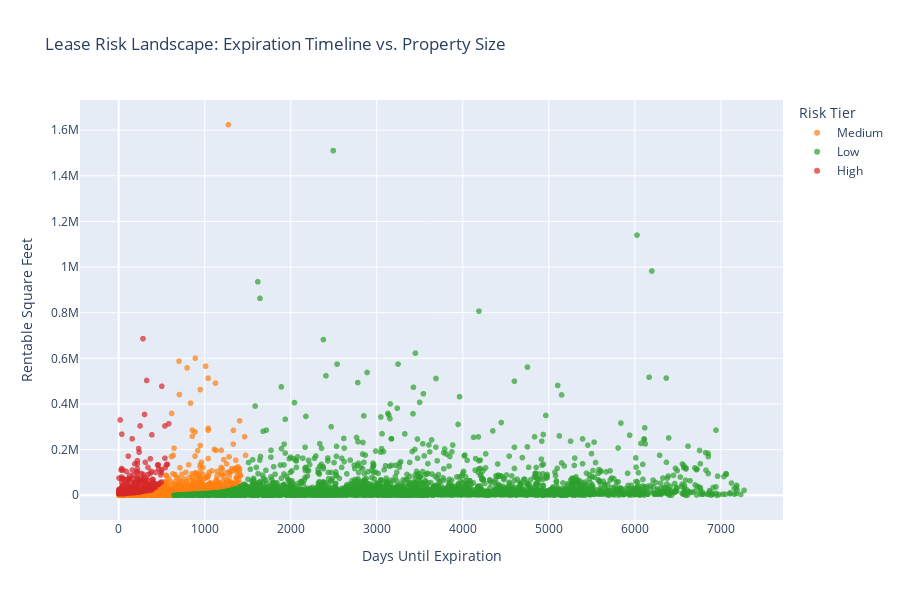

Here is the notebook cell this chart was saved with:
### Markdown cell above
### 10.2 Risk Landscape (Expiration Timeline vs. Property Size)

This scatter plot visualizes every leased property in two dimensions: how soon it expires (x-axis) and how large it is (y-axis)

### Code cell
# Scatter plot: Days Until Expiration vs. Building Size, colored by risk tier
scatter_data = master_df[
    master_df['Lease_Risk_Tier'].notna() &
    master_df['Days_Until_Expiration'].notna() &
    (master_df['Days_Until_Expiration'] > 0)
].copy()

fig_scatter = px.scatter(
    scatter_data,
    x='Days_Until_Expiration',
    y='Building Rentable Square Feet',
    color='Lease_Risk_Tier',
    color_discrete_map={'High': '#d62728', 'Medium': '#ff7f0e', 'Low': '#2ca02c'},
    hover_data=['Real Property Asset Name', 'State', 'GSA Region', 'Lease_Risk_Score'],
    title='Lease Risk Landscape: Expiration Timeline vs. Property Size',
    labels={
        'Days_Until_Expiration': 'Days Until Expiration',
        'Building Rentable Square Feet': 'Rentable Square Feet',
        'Lease_Risk_Tier': 'Risk Tier'
    },
    height=600,
    opacity=0.7
)
fig_scatter.update_layout(
    xaxis_title='Days Until Expiration',
    yaxis_title='Rentable Square Feet'
)
fig_scatter.show()

### Figure 1 — Plotly figure (JSON) as saved in the notebook; plotly's stock layout.template omitted (floating-point values rounded to 4 significant figures; data arrays with more than 128 entries replaced by an {"elided": "..."} marker saying what was removed)
{"data": [{"customdata": {"elided": "1561x4 mixed values"}, "hovertemplate": "Risk Tier=Medium<br>Days Until Expiration=%{x}<br>Rentable Square Feet=%{y}<br>Real Property Asset Name=%{customdata[0]}<br>State=%{customdata[1]}<br>GSA Region=%{customdata[2]}<br>Lease_Risk_Score=%{customdata[3]}<extra></extra>", "legendgroup": "Medium", "marker": {"color": "#ff7f0e", "opacity": 0.7, "symbol": "circle"}, "mode": "markers", "name": "Medium", "showlegend": true, "type": "scattergl", "x": {"elided": "1561 float values"}, "xaxis": "x", "y": {"elided": "1561 float values"}, "yaxis": "y"}, {"customdata": {"elided": "4246x4 mixed values"}, "hovertemplate": "Risk Tier=Low<br>Days Until Expiration=%{x}<br>Rentable Square Feet=%{y}<br>Real Property Asset Name=%{customdata[0]}<br>State=%{customdata[1]}<br>GSA Region=%{customdata[2]}<br>Lease_Risk_Score=%{customdata[3]}<extra></extra>", "legendgroup": "Low", "marker": {"color": "#2ca02c", "opacity": 0.7, "symbol": "circle"}, "mode": "markers", "name": "Low", "showlegend": true, "type": "scattergl", "x": {"elided": "4246 float values"}, "xaxis": "x", "y": {"elided": "4246 float values"}, "yaxis": "y"}, {"customdata": {"elided": "355x4 mixed values"}, "hovertemplate": "Risk Tier=High<br>Days Until Expiration=%{x}<br>Rentable Square Feet=%{y}<br>Real Property Asset Name=%{customdata[0]}<br>State=%{customdata[1]}<br>GSA Region=%{customdata[2]}<br>Lease_Risk_Score=%{customdata[3]}<extra></extra>", "legendgroup": "High", "marker": {"color": "#d62728", "opacity": 0.7, "symbol": "circle"}, "mode": "markers", "name": "High", "showlegend": true, "type": "scattergl", "x": {"elided": "355 float values"}, "xaxis": "x", "y": {"elided": "355 float values"}, "yaxis": "y"}], "layout": {"height": 600, "legend": {"title": {"text": "Risk Tier"}, "tracegroupgap": 0}, "title": {"text": "Lease Risk Landscape: Expiration Timeline vs. Property Size"}, "xaxis": {"anchor": "y", "domain": [0, 1], "title": {"text": "Days Until Expiration"}}, "yaxis": {"anchor": "x", "domain": [0, 1], "title": {"text": "Rentable Square Feet"}}}}
